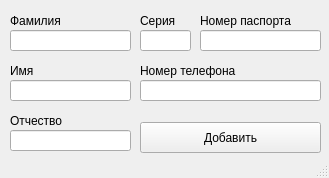
<?xml version="1.0" encoding="UTF-8"?>
<ui version="4.0">
 <class>MainWindow</class>
 <widget class="QMainWindow" name="MainWindow">
  <property name="geometry">
   <rect>
    <x>0</x>
    <y>0</y>
    <width>329</width>
    <height>178</height>
   </rect>
  </property>
  <property name="minimumSize">
   <size>
    <width>329</width>
    <height>178</height>
   </size>
  </property>
  <property name="maximumSize">
   <size>
    <width>329</width>
    <height>178</height>
   </size>
  </property>
  <property name="windowTitle">
   <string>MainWindow</string>
  </property>
  <widget class="QWidget" name="centralwidget">
   <widget class="QLabel" name="label">
    <property name="geometry">
     <rect>
      <x>10</x>
      <y>10</y>
      <width>121</width>
      <height>21</height>
     </rect>
    </property>
    <property name="text">
     <string>Фамилия</string>
    </property>
   </widget>
   <widget class="QLineEdit" name="lineEdit">
    <property name="geometry">
     <rect>
      <x>10</x>
      <y>30</y>
      <width>121</width>
      <height>21</height>
     </rect>
    </property>
   </widget>
   <widget class="QLabel" name="label_2">
    <property name="geometry">
     <rect>
      <x>10</x>
      <y>60</y>
      <width>121</width>
      <height>21</height>
     </rect>
    </property>
    <property name="text">
     <string>Имя</string>
    </property>
   </widget>
   <widget class="QLineEdit" name="lineEdit_2">
    <property name="geometry">
     <rect>
      <x>10</x>
      <y>80</y>
      <width>121</width>
      <height>21</height>
     </rect>
    </property>
   </widget>
   <widget class="QLabel" name="label_3">
    <property name="geometry">
     <rect>
      <x>10</x>
      <y>110</y>
      <width>121</width>
      <height>21</height>
     </rect>
    </property>
    <property name="text">
     <string>Отчество</string>
    </property>
   </widget>
   <widget class="QLineEdit" name="lineEdit_3">
    <property name="geometry">
     <rect>
      <x>10</x>
      <y>130</y>
      <width>121</width>
      <height>21</height>
     </rect>
    </property>
   </widget>
   <widget class="QLabel" name="label_4">
    <property name="geometry">
     <rect>
      <x>140</x>
      <y>10</y>
      <width>51</width>
      <height>21</height>
     </rect>
    </property>
    <property name="text">
     <string>Серия</string>
    </property>
   </widget>
   <widget class="QLineEdit" name="lineEdit_4">
    <property name="geometry">
     <rect>
      <x>140</x>
      <y>30</y>
      <width>51</width>
      <height>21</height>
     </rect>
    </property>
   </widget>
   <widget class="QLabel" name="label_5">
    <property name="geometry">
     <rect>
      <x>200</x>
      <y>10</y>
      <width>121</width>
      <height>21</height>
     </rect>
    </property>
    <property name="text">
     <string>Номер паспорта</string>
    </property>
   </widget>
   <widget class="QLineEdit" name="lineEdit_5">
    <property name="geometry">
     <rect>
      <x>200</x>
      <y>30</y>
      <width>121</width>
      <height>21</height>
     </rect>
    </property>
   </widget>
   <widget class="QLabel" name="label_6">
    <property name="geometry">
     <rect>
      <x>140</x>
      <y>60</y>
      <width>181</width>
      <height>21</height>
     </rect>
    </property>
    <property name="text">
     <string>Номер телефона</string>
    </property>
   </widget>
   <widget class="QLineEdit" name="lineEdit_6">
    <property name="geometry">
     <rect>
      <x>140</x>
      <y>80</y>
      <width>181</width>
      <height>21</height>
     </rect>
    </property>
   </widget>
   <widget class="QPushButton" name="pushButton">
    <property name="geometry">
     <rect>
      <x>140</x>
      <y>122</y>
      <width>181</width>
      <height>31</height>
     </rect>
    </property>
    <property name="text">
     <string>Добавить</string>
    </property>
   </widget>
  </widget>
  <widget class="QStatusBar" name="statusbar"/>
 </widget>
 <resources/>
 <connections/>
</ui>
